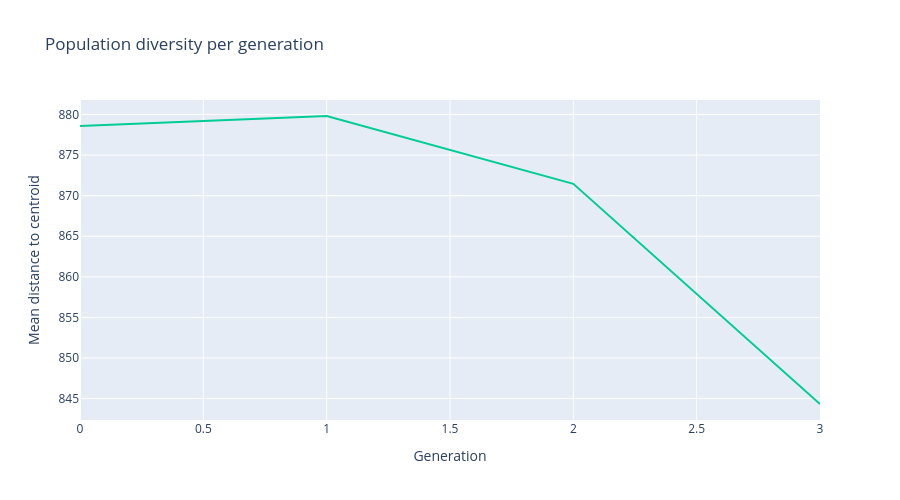

The code cell stored with this chart in its notebook:
### Code cell
get_diversity_per_gen(data)

### Figure 1 — Plotly figure (JSON) as saved in the notebook; plotly's stock layout.template omitted (floating-point values rounded to 4 significant figures)
{"data": [{"line": {"color": "rgba(0, 204, 150, 1.0)", "width": 2}, "mode": "lines", "name": "Diversity (mean dist to centroid)", "type": "scatter", "x": [0, 1, 2, 3], "y": [878.6, 879.8, 871.5, 844.3]}], "layout": {"height": 500, "hovermode": "x unified", "title": {"text": "Population diversity per generation"}, "width": 900, "xaxis": {"title": {"text": "Generation"}}, "yaxis": {"title": {"text": "Mean distance to centroid"}}}}
